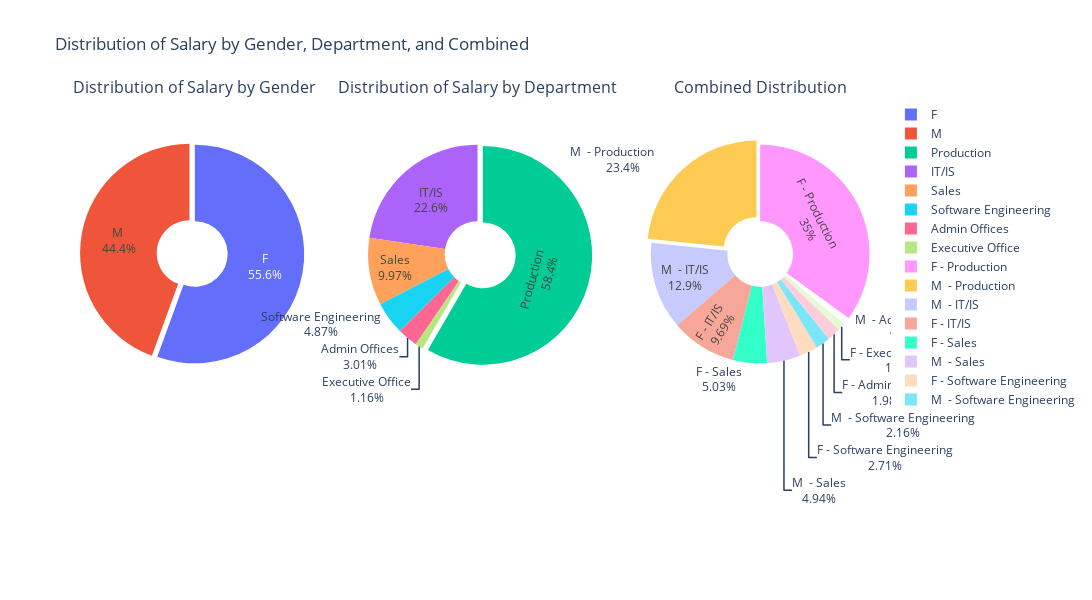

The code cell stored with this chart in its notebook:
### Markdown cell above
#### 1.7 Distribution of Salary by Gender, Department, and Combined

### Code cell
import plotly.graph_objects as go
from plotly.subplots import make_subplots

fig = make_subplots(1, 3, specs=[[{'type':'domain'}, {'type':'domain'}, {'type':'domain'}]],
                    subplot_titles=['Distribution of Salary by Gender', 'Distribution of Salary by Department', 'Combined Distribution'])

fig.add_trace(go.Pie(labels=df['Sex'], values=df['Salary'], name='Gender'), 1, 1)
fig.add_trace(go.Pie(labels=df['Department'], values=df['Salary'], name='Department'), 1, 2)
fig.add_trace(go.Pie(labels=[f"{sex} - {dept}" for sex, dept in zip(df['Sex'], df['Department'])], values=df['Salary'], name='Combined'), 1, 3)

fig.update_traces(textinfo='percent+label', pull=[0.05, 0], hole=0.3)

fig.update_layout(height=600, width=1500, title_text='Distribution of Salary by Gender, Department, and Combined')

fig.show()

### Figure 1 — Plotly figure (JSON) as saved in the notebook; plotly's stock layout.template omitted (floating-point values rounded to 4 significant figures; data arrays with more than 128 entries replaced by an {"elided": "..."} marker saying what was removed)
{"data": [{"domain": {"x": [0, 0.2889], "y": [0, 1]}, "hole": 0.3, "labels": {"elided": "311 str values"}, "name": "Gender", "pull": [0.05, 0], "textinfo": "percent+label", "type": "pie", "values": {"elided": "311 int values"}}, {"domain": {"x": [0.3556, 0.6444], "y": [0, 1]}, "hole": 0.3, "labels": {"elided": "311 str values"}, "name": "Department", "pull": [0.05, 0], "textinfo": "percent+label", "type": "pie", "values": {"elided": "311 int values"}}, {"domain": {"x": [0.7111, 1], "y": [0, 1]}, "hole": 0.3, "labels": {"elided": "311 str values"}, "name": "Combined", "pull": [0.05, 0], "textinfo": "percent+label", "type": "pie", "values": {"elided": "311 int values"}}], "layout": {"annotations": [{"font": {"size": 16}, "showarrow": false, "text": "Distribution of Salary by Gender", "x": 0.1444, "xanchor": "center", "xref": "paper", "y": 1, "yanchor": "bottom", "yref": "paper"}, {"font": {"size": 16}, "showarrow": false, "text": "Distribution of Salary by Department", "x": 0.5, "xanchor": "center", "xref": "paper", "y": 1, "yanchor": "bottom", "yref": "paper"}, {"font": {"size": 16}, "showarrow": false, "text": "Combined Distribution", "x": 0.8556, "xanchor": "center", "xref": "paper", "y": 1, "yanchor": "bottom", "yref": "paper"}], "height": 600, "title": {"text": "Distribution of Salary by Gender, Department, and Combined"}, "width": 1500}}
